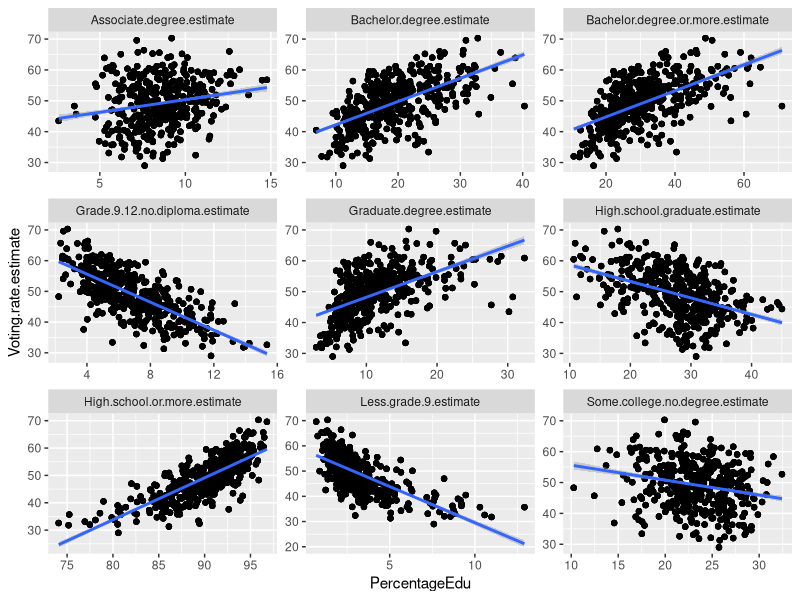
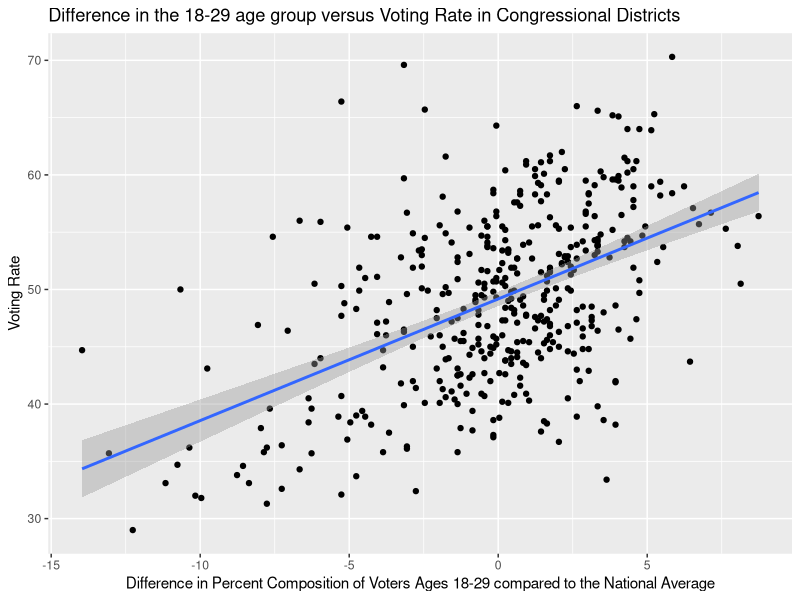
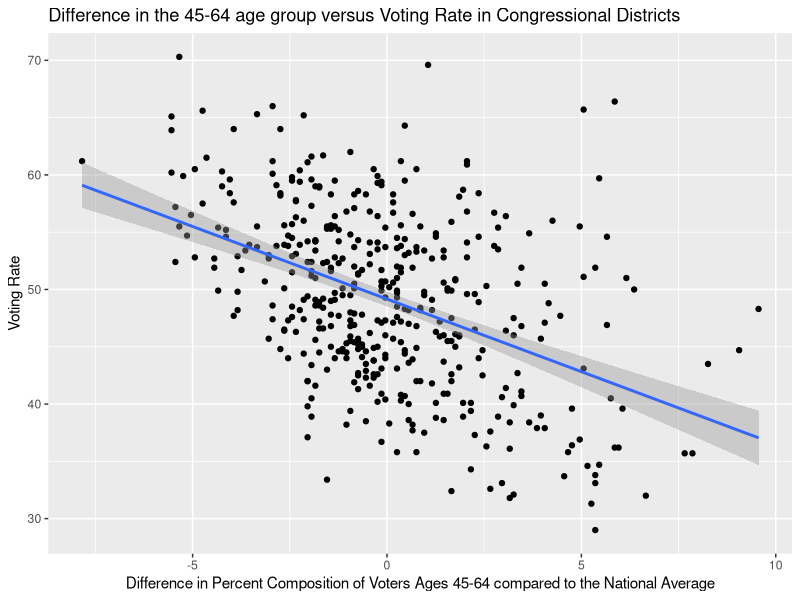
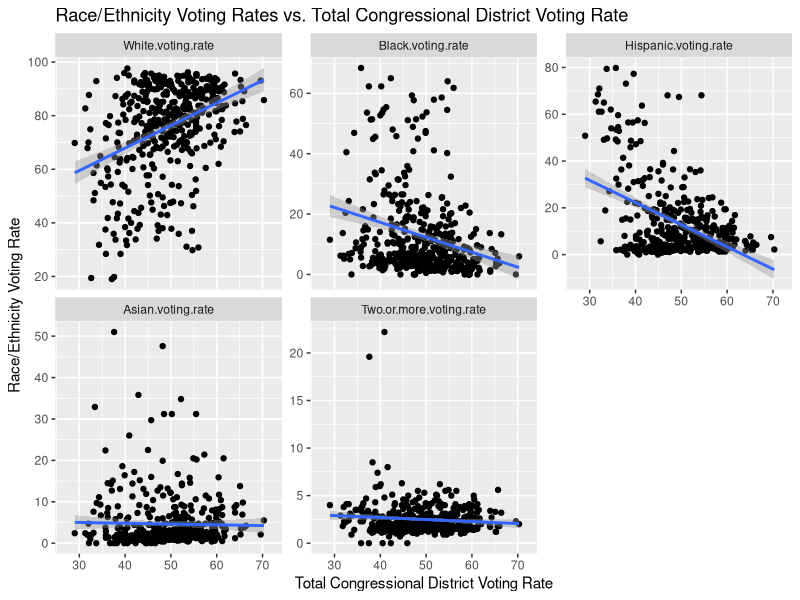
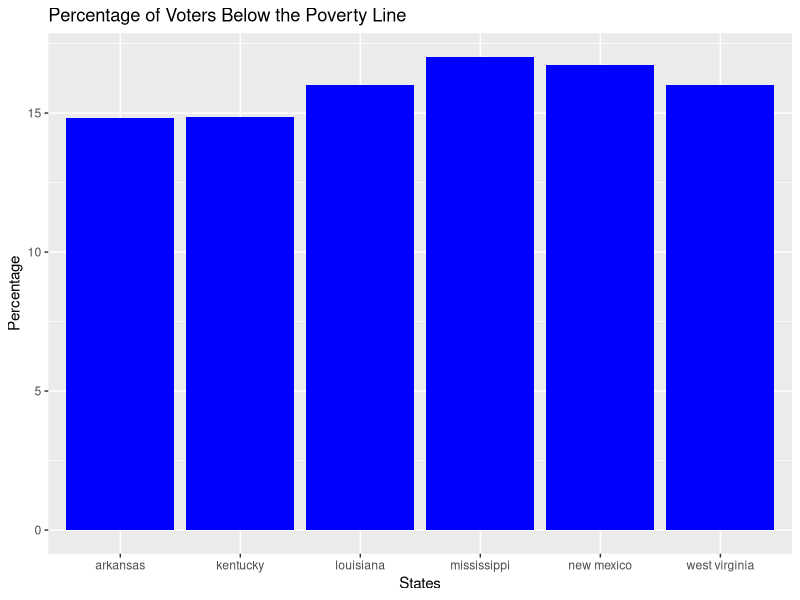
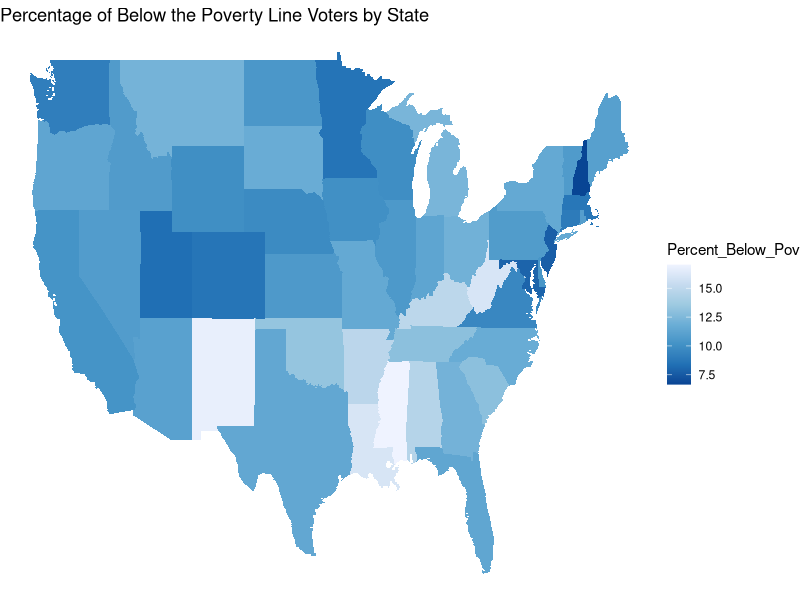

Source code (R) for these figures, in order:
## ---- chunk 1
# tidyverse
library(tidyverse)
# readxl
library(readxl)
df1 <- read.csv('table01.csv')
df2 <- read.csv('table02a.csv')
df3 <- read.csv('table02b.csv')
df4 <- read.csv('table02c.csv')
df5 <- read.csv('table02d.csv')
# head(df1)
# head(df2)
# head(df3)
# head(df4)
# head(df5)
library(dplyr)
library(ggplot2)
library(tidyr)
library(readr)
library(lubridate)
## ---- chunk 2
table01 <- read.csv("table01.csv")
table01 <- table01 %>%
  rename(
    stateAbb = State.abbreviation,
    stateName = State.name,
    congressDist = Congressional.district,
    votesCastForCongress = Votes.cast.for.congressional.representative.for.the.November.6..2018.election,
    votingAgePopulation = Citizen.voting.age.population.estimate,
    votingAgePopulationMOE = Citizen.voting.age.population.Margin.of.Error,
    votingRate = Voting.rate.estimate,
    votingRateMOE = Voting.rate.Margin.of.Error
  )
head(table01, 5)
table02a <- read.csv("table02a.csv")
table02a <- table02a %>%
  rename(
    stateAbb = State.abbreviation,
    stateName = State.name,
    congressDist = Congressional.district,
    votingAgePopulation = Citizen.voting.age.population.estimate,
    votingAgePopulationMOE = Citizen.voting.age.population.MOE
  )
table02b <- read.csv("table02b.csv")
table02b <- table02b %>%
  rename(
    stateAbb = State.abbreviation,
    stateName = State.name,
    congressDist = Congressional.district,
    votingAgePopulation = Citizen.voting.age.population.estimate,
    votingAgePopulationMOE = Citizen.voting.age.population.MOE
  )
## ---- chunk 3
# head(df4)
eduPol <- df4 %>% select(State.abbreviation, State.name, Congressional.district, Citizen.voting.age.population.estimate, Less.grade.9.estimate, Grade.9.12.no.diploma.estimate, High.school.graduate.estimate, Some.college.no.degree.estimate, Associate.degree.estimate, Bachelor.degree.estimate, Graduate.degree.estimate, High.school.or.more.estimate, Bachelor.degree.or.more.estimate)
eduPol %>% full_join(df1) -> eduPol

eduPol %>% pivot_longer(Less.grade.9.estimate:Bachelor.degree.or.more.estimate, names_to = "Education", values_to = "Amount") -> eduPol
#head(eduPol)
#add gender break down
df3 %>% 
  select(State.abbreviation, State.name, Congressional.district, Citizen.voting.age.population.estimate, Men.estimate, Women.estimate, Men.percent.total, Women.percent.total) -> gender

gender %>%
  pivot_longer(Men.estimate:Women.estimate, names_to = "Gender", values_to = "Percentage") %>%
  pivot_longer(Men.percent.total:Women.percent.total, names_to = "GenderTotal", values_to = "PercentageTotal")-> gender

eduPol %>%
  full_join(gender) -> eduPol
#head(eduPol)

eduPol %>%
  mutate(PercentageEdu = (Amount / Citizen.voting.age.population.estimate) * 100 ) -> eduPol

eduPol %>%
  group_by(Education) %>%
  summarise(mean = mean(PercentageEdu, na.rm=TRUE), n = n())

ggplot(eduPol, aes(x=PercentageEdu, y=Voting.rate.estimate)) + geom_point() + geom_smooth(method='lm') + facet_wrap(~Education, scales = "free")

#head(eduPol)
## ---- chunk 4
table02a <- table01 %>%
  select(stateAbb, congressDist, votingRate) %>%
  inner_join(table02a, by = c('stateAbb', 'congressDist'))
mean18.29 <- mean(table02a$Ages.18.29.percent.estimate)
mean30.44 <- mean(table02a$Ages.30.44.percent.estimate)
mean45.64 <- mean(table02a$Ages.45.64.percent.estimate)
mean65.up <- mean(table02a$Ages.65.up.percent.estimate)
# mean18.29
# mean30.44
# mean45.64
# mean65.up
table02a$dif18.29 <- mean18.29 - table02a$Ages.18.29.percent.estimate
table02a$dif30.44 <- mean30.44 - table02a$Ages.30.44.percent.estimate
table02a$dif45.64 <- mean45.64 - table02a$Ages.45.64.percent.estimate
table02a$dif65.up <- mean65.up - table02a$Ages.65.up.percent.estimate
## ---- chunk 5
table02a %>% 
  select(stateName, congressDist, dif18.29, votingRate) %>%
  arrange(desc(dif18.29)) %>%
  head(5)
## ---- chunk 6
table02a %>%
  select(stateName, congressDist, dif30.44, votingRate) %>%
  arrange(desc(dif30.44)) %>%
  head(5)
## ---- chunk 7
table02a %>%
  select(stateName, congressDist, dif45.64, votingRate) %>%
  arrange(desc(dif45.64)) %>%
  head(5)
## ---- chunk 8
table02a %>%
  select(stateName, congressDist, dif65.up, votingRate) %>%
  arrange(desc(dif65.up)) %>%
  head(5)
## ---- chunk 9
ggplot(table02a, aes(x=dif18.29, y=votingRate)) +geom_point() + geom_smooth(method='lm') + xlab("Difference in Percent Composition of Voters Ages 18-29 compared to the National Average") + ylab("Voting Rate")+ ggtitle("Difference in the 18-29 age group versus Voting Rate in Congressional Districts")

ggplot(table02a, aes(x=dif45.64, y=votingRate)) +geom_point() + geom_smooth(method='lm')  + xlab("Difference in Percent Composition of Voters Ages 45-64 compared to the National Average") + ylab("Voting Rate")+ ggtitle("Difference in the 45-64 age group versus Voting Rate in Congressional Districts")
## ---- chunk 10

## ---- chunk 11
race <- df5 %>% 
  select(State.abbreviation, State.name, Congressional.district, White.percent.total, Black.percent.total, Hispanic.percent.total,  Asian.percent.total, Two.or.more.percent.total)

race %>% full_join(df1) -> race

race[is.na(race)] <- 0 

race <- race %>%
  rename(White.voting.rate = White.percent.total, Black.voting.rate = Black.percent.total, Hispanic.voting.rate = Hispanic.percent.total, Asian.voting.rate = Asian.percent.total, Two.or.more.voting.rate = Two.or.more.percent.total)

race %>% pivot_longer(White.voting.rate:Two.or.more.voting.rate, names_to = "Race.ethnicity", values_to = "Percent") -> race

race$Race.ethnicity <- factor(race$Race.ethnicity, levels=c("White.voting.rate", "Black.voting.rate", "Hispanic.voting.rate", "Asian.voting.rate", "Two.or.more.voting.rate"))

race %>%
  group_by(Race.ethnicity) %>%
  summarise(mean = mean(Percent))


ggplot(race, aes(x=Voting.rate.estimate, y=Percent)) + geom_point() + geom_smooth(method='lm') + facet_wrap(~Race.ethnicity, scales = "free_y") + xlim(27, 72) + ggtitle("Race/Ethnicity Voting Rates vs. Total Congressional District Voting Rate") + xlab("Total Congressional District Voting Rate") + ylab("Race/Ethnicity Voting Rate")

## ---- chunk 12
library(maps)
library(dplyr)
library(ggplot2)

Pov <- read.csv("table02b.csv")
Pov2 <- Pov %>% select(State.name,Congressional.district,Poverty.universe, Below.poverty.level.estimate, Below.poverty.level.percent.total, Citizen.voting.age.population.estimate)

names(Pov2)[names(Pov2) == "State.name"] <- "region"

Pov2$region <- tolower(Pov2$region)

Per_Coun <- Pov2 %>% select(region, Congressional.district, Below.poverty.level.percent.total) %>% filter(Below.poverty.level.percent.total > 20) %>% arrange(desc(Below.poverty.level.percent.total))
Per_Coun
## ---- chunk 13
#Bar Chart 
BelPov <- Pov2 %>% group_by(region) %>% summarize(Pov_Uni = sum(Poverty.universe), Below_Pov = sum(Below.poverty.level.estimate)) 

BelPov$Percent_Below_Pov <- (BelPov$Below_Pov/BelPov$Pov_Uni) *100
BelPov2 <- BelPov %>% subset(Percent_Below_Pov > 14.6)

BelPov2 %>% ggplot(aes(region, Percent_Below_Pov)) + geom_bar(stat = 'identity', fill = 'blue') + labs(x = 'States', y = 'Percentage', title = 'Percentage of Voters Below the Poverty Line')  

## ---- chunk 14
#map
library(RColorBrewer)

names(Pov2)[names(Pov2) == 'State.name'] <- 'region' 
State <- map_data('state')

map <- left_join(State, BelPov, by = 'region')
map %>% ggplot(aes(long, lat)) + geom_polygon(aes(group=group, fill = Percent_Below_Pov)) + scale_fill_distiller(palette = 'Blues') + theme_void() + labs(title = 'Percentage of Below the Poverty Line Voters by State') 
